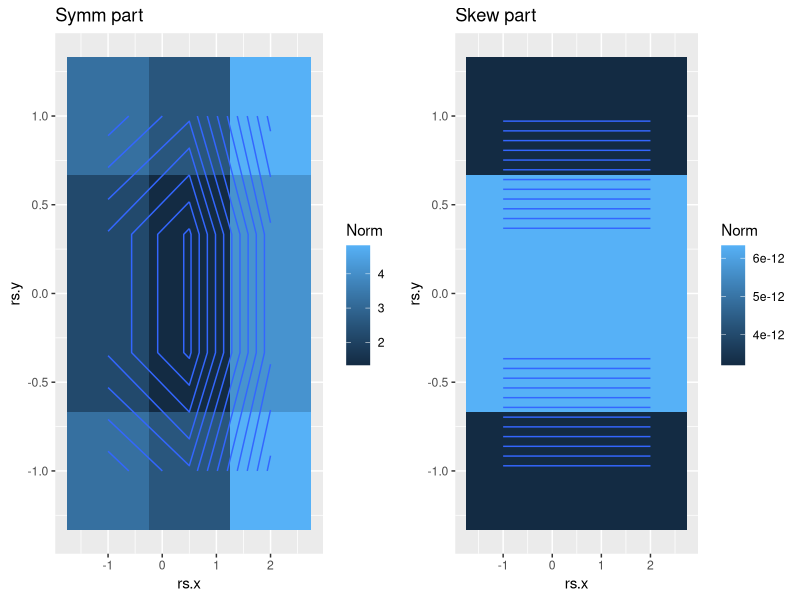

Write the R code that produced this figure.
## Clean environment
rm(list = ls())

## Load libraries
library(numDeriv)
library(Matrix)
library(dplyr)
library(ggplot2)
library(gridExtra)

## Input
# Example of a flow R^n --> R^n
flow <- function(x) {
  c(
    x[2]^2,
    2*x[1]*x[2]
  )
}

## Create meshgrid
xs <- seq(-1, 2, length = 3)
ys <- seq(-1, 1, length = 4)
zs <- seq(1, 3, length = 3)

# This is just an ordered list of all the sampling points
rs <- expand.grid(x = xs, y = ys) # Cartesian product
rs_as_list <- split(rs, seq(1, nrow(rs)))

# The jacobian is a function f: R^n --> R^n x R^n
f <- function(...) {
  # transformation for a single point
  transformation <- function(...) {
    args <- c(...)
    matrix(
      jacobian(flow, args),
      nrow = length(args),
      byrow = TRUE
      )
  }

  # vectorisation
  do.call(mapply, c(transformation, list(...), SIMPLIFY=FALSE))
}

df <- data.frame(rs = rs)
df$r <- I(rs_as_list)
df$F <- lapply(df$r, flow)
df$J <- do.call(f, rs)
df$egv <- lapply(df$J, eigen)
df$stabilityLyap <- lapply(df$egv, '[[', 'values') %>% # Drop eigenvectors
              lapply(Re) %>% # Calculate the real part
              lapply(max) %>% # Keep only the maximum
              unlist # And output as numeric
df$Jsymm <- lapply(df$J, symmpart)
df$Jskew <- lapply(df$J, skewpart)
df$symmnorm <- lapply(df$Jsymm, norm, type = "2") %>% unlist
df$skewnorm <- lapply(df$Jskew, norm, type = "2") %>% unlist

tol <- 1e-7
df$cons <-  lapply(df$Jskew, function(x) {all(abs(x) < tol)}) %>% unlist

clean <- select(df, -J, -Jsymm, -Jskew, -egv)

## Plot
p_symm <- (ggplot(data=clean, aes(x=rs.x, y=rs.y, z=symmnorm))
           + stat_contour(geom = "polygon", aes(fill = symmnorm))
           + geom_tile(aes(fill = symmnorm))
           + stat_contour(bins = 15)
           + guides(fill = guide_colorbar(title = "Norm"))
           + ggtitle("Symm part")
)

p_skew <- (ggplot(data=clean, aes(x=rs.x, y=rs.y, z=skewnorm))
  + stat_contour(geom = "polygon", aes(fill = skewnorm))
  + geom_tile(aes(fill = skewnorm))
  + stat_contour(bins = 15)
  + guides(fill = guide_colorbar(title = "Norm"))
  + ggtitle("Skew part")
  )

grid.arrange(p_symm, p_skew, nrow = 1)

